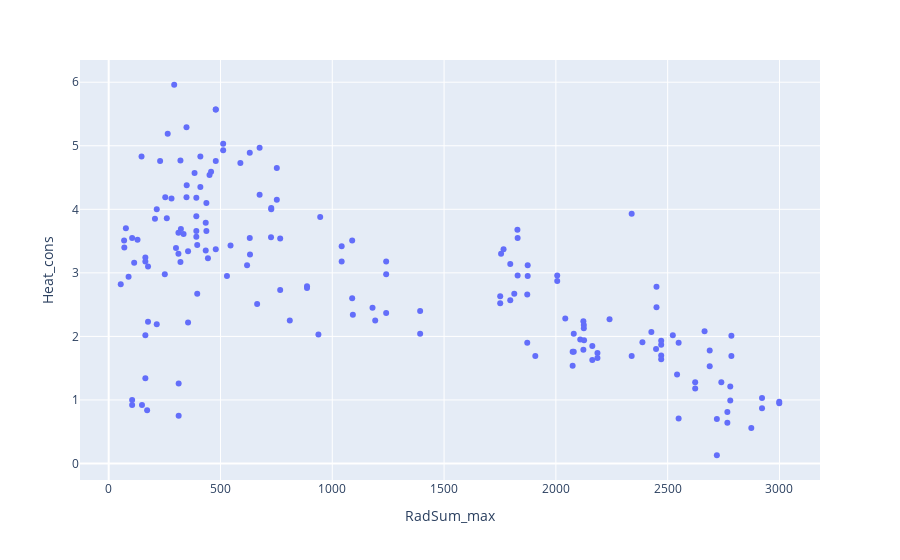

This figure's notebook cell:
### Markdown cell above
Several features have a high correlation with Heat_cons.

### Code cell
# Scatter plot between AssimLight and Iglob
px.scatter(res, y = "Heat_cons", x = "RadSum_max")

### Figure 1 — Plotly figure (JSON) as saved in the notebook; plotly's stock layout.template omitted (floating-point values rounded to 4 significant figures; data arrays with more than 128 entries replaced by an {"elided": "..."} marker saying what was removed)
{"data": [{"hovertemplate": "RadSum_max=%{x}<br>Heat_cons=%{y}<extra></extra>", "legendgroup": "", "marker": {"color": "#636efa", "symbol": "circle"}, "mode": "markers", "name": "", "orientation": "v", "showlegend": false, "type": "scatter", "x": {"elided": "166 float values"}, "xaxis": "x", "y": {"elided": "166 float values"}, "yaxis": "y"}], "layout": {"legend": {"tracegroupgap": 0}, "margin": {"t": 60}, "xaxis": {"anchor": "y", "domain": [0, 1], "title": {"text": "RadSum_max"}}, "yaxis": {"anchor": "x", "domain": [0, 1], "title": {"text": "Heat_cons"}}}}
